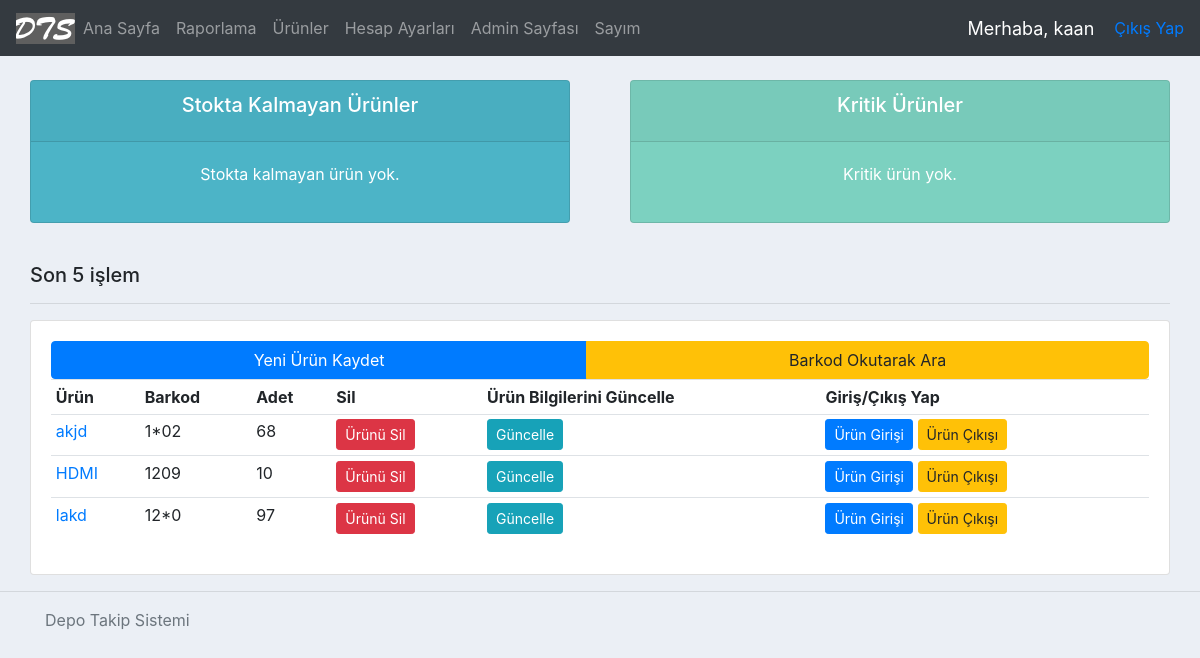
The app's page / (signed in), older data.
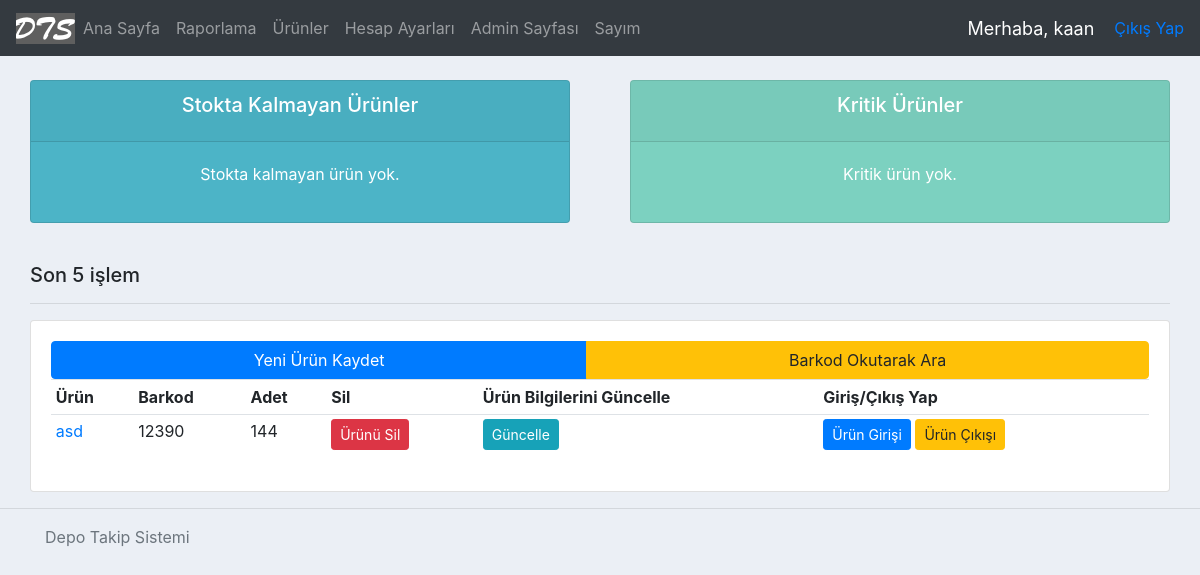
The same page, newer data.
### accounts/models.py (models this page shows, shortened)
class Product(models.Model):
    name = models.CharField(max_length=200)
    barcode = models.CharField(max_length=48)
    code = models.CharField(max_length=255)
    criticalStock = models.BooleanField(default=False) #kritik stok
    criticalStockAmt = models.IntegerField(null=True, blank=True)
    photo = models.ImageField(blank=True, null=True)
    regDate = models.DateTimeField( auto_now_add=True, null=True ) #ürünün kayıt edildiği tarih
    amount = models.IntegerField(blank=True, null=True) #ürünün adeti
    category = models.CharField(max_length=200) #ürünün kategorisi
    brand = models.CharField(max_length = 200) #ürünün markası
    model = models.CharField(max_length = 200, blank=True, null=True)
    description = models.CharField(max_length = 400, blank=True, null=True) #açıklama
    history = HistoricalRecords(
        history_change_reason_field=models.TextField(null=True, max_length=255)
    )

### accounts/views.py (the view)
# urls.py: 2. Add a URL to urlpatterns:  path('', views.home, name='home')
@login_required(login_url='login')
def home(request):
    products = Product.objects.all()
    invoices = Invoice.objects.all()
    criticalProducts = []
    outOfStock = []
    for product in products:
        if product.criticalStock and product.criticalStockAmt != None and product.amount <= product.criticalStockAmt:
            criticalProducts.append(product)
        if product.amount == 0:
            outOfStock.append(product)
    start = 5
    if products.count() <= 5:
        start = 0
    else:
        start = products.count() - 5
    context = { 'products': products[ start :], 'invoices': invoices, 'sum': sum,
                'criticalProducts': criticalProducts, 'outOfStock' : outOfStock }
    return render( request, 'accounts/dashboard.html',  context )

### accounts/templates/accounts/dashboard.html
{%  extends 'accounts/main.html' %}
{% block content %}
{%  include 'accounts/status.html' %}
<br>
	<div class="col-md">
		<h5>Son 5 işlem</h5>
		<hr>
		<div class="card card-body">
			<div class="btn-group" role="group" aria-label="Basic example">
				<a class="btn btn-primary" href="{% url 'addProduct' %}">Yeni Ürün Kaydet</a>
				<a class="btn btn-warning" href="{% url 'barcode_view' %}">Barkod Okutarak Ara</a>
			</div>
			<table class="table table-sm">
				<tr>
					<th>Ürün</th>
					<th>Barkod</th>
					<th>Adet</th>
					<th>Sil</th>
					<th>Ürün Bilgilerini Güncelle</th>
					<th>Giriş/Çıkış Yap</th>
				</tr>
				{% for product in products %}
				<tr>
					<td>
						<a href="{% url 'productPage' product.id %}">{{ product.name }}</a>
					</td>
					<td>{{product.barcode}}</td>
					<td>{{product.amount}}</td>
					<td><a class="btn btn-sm btn-danger" href="{% url 'deleteProduct' product.id %}">Ürünü Sil</a></td>
					<td><a class="btn btn-sm btn-info" href="{% url 'updateProduct' product.id %}">Güncelle</a></td>
					<td>
						<a class="btn btn-sm btn-primary" href="{% url 'productEntry' product.id 1 %}">Ürün Girişi</a>
						<a class="btn btn-sm btn-warning" href="{% url 'productEntry' product.id 0 %}">Ürün Çıkışı</a>
					</td>
				</tr>
				{% endfor %}
			</table>
		</div>
	</div>
</div>
{% endblock %}

Row changes from the older to the newer data that the page shows:
removed Product: name "akjd", barcode "1*02", amount "68"
removed Product: name "HDMI", barcode "1209", amount "10"
removed Product: name "lakd", barcode "12*0", amount "97"
added Product: name "asd", barcode "12390", amount "144"
